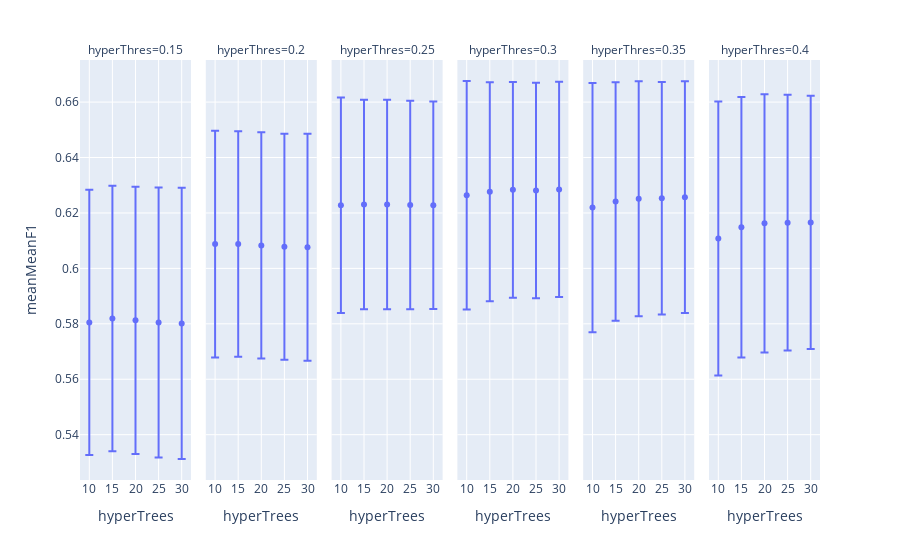

Notebook code cell kept with this figure:
### Code cell
px.scatter(hyperParams,x='hyperTrees',y='meanMeanF1',error_y='stdMeanF1',facet_col='hyperThres')

### Figure 1 — Plotly figure (JSON) as saved in the notebook; plotly's stock layout.template omitted (floating-point values rounded to 4 significant figures)
{"data": [{"error_y": {"array": [0.04789, 0.0479, 0.04818, 0.04869, 0.04892]}, "hovertemplate": "hyperThres=0.15<br>hyperTrees=%{x}<br>meanMeanF1=%{y}<extra></extra>", "legendgroup": "", "marker": {"color": "#636efa", "symbol": "circle"}, "mode": "markers", "name": "", "orientation": "v", "showlegend": false, "type": "scatter", "x": [10, 15, 20, 25, 30], "xaxis": "x", "y": [0.5805, 0.5819, 0.5812, 0.5805, 0.5801], "yaxis": "y"}, {"error_y": {"array": [0.04092, 0.04068, 0.0408, 0.04076, 0.04094]}, "hovertemplate": "hyperThres=0.2<br>hyperTrees=%{x}<br>meanMeanF1=%{y}<extra></extra>", "legendgroup": "", "marker": {"color": "#636efa", "symbol": "circle"}, "mode": "markers", "name": "", "orientation": "v", "showlegend": false, "type": "scatter", "x": [10, 15, 20, 25, 30], "xaxis": "x2", "y": [0.6088, 0.6088, 0.6083, 0.6078, 0.6076], "yaxis": "y2"}, {"error_y": {"array": [0.03887, 0.03779, 0.03782, 0.03763, 0.03746]}, "hovertemplate": "hyperThres=0.25<br>hyperTrees=%{x}<br>meanMeanF1=%{y}<extra></extra>", "legendgroup": "", "marker": {"color": "#636efa", "symbol": "circle"}, "mode": "markers", "name": "", "orientation": "v", "showlegend": false, "type": "scatter", "x": [10, 15, 20, 25, 30], "xaxis": "x3", "y": [0.6228, 0.623, 0.6231, 0.6229, 0.6228], "yaxis": "y3"}, {"error_y": {"array": [0.04123, 0.03951, 0.03889, 0.03891, 0.03882]}, "hovertemplate": "hyperThres=0.3<br>hyperTrees=%{x}<br>meanMeanF1=%{y}<extra></extra>", "legendgroup": "", "marker": {"color": "#636efa", "symbol": "circle"}, "mode": "markers", "name": "", "orientation": "v", "showlegend": false, "type": "scatter", "x": [10, 15, 20, 25, 30], "xaxis": "x4", "y": [0.6264, 0.6277, 0.6283, 0.6281, 0.6285], "yaxis": "y4"}, {"error_y": {"array": [0.04497, 0.04301, 0.04239, 0.04191, 0.04181]}, "hovertemplate": "hyperThres=0.35<br>hyperTrees=%{x}<br>meanMeanF1=%{y}<extra></extra>", "legendgroup": "", "marker": {"color": "#636efa", "symbol": "circle"}, "mode": "markers", "name": "", "orientation": "v", "showlegend": false, "type": "scatter", "x": [10, 15, 20, 25, 30], "xaxis": "x5", "y": [0.6219, 0.6241, 0.6251, 0.6253, 0.6257], "yaxis": "y5"}, {"error_y": {"array": [0.04943, 0.04698, 0.0466, 0.04614, 0.04568]}, "hovertemplate": "hyperThres=0.4<br>hyperTrees=%{x}<br>meanMeanF1=%{y}<extra></extra>", "legendgroup": "", "marker": {"color": "#636efa", "symbol": "circle"}, "mode": "markers", "name": "", "orientation": "v", "showlegend": false, "type": "scatter", "x": [10, 15, 20, 25, 30], "xaxis": "x6", "y": [0.6108, 0.6148, 0.6162, 0.6165, 0.6166], "yaxis": "y6"}], "layout": {"annotations": [{"font": {}, "showarrow": false, "text": "hyperThres=0.15", "x": 0.075, "xanchor": "center", "xref": "paper", "y": 1, "yanchor": "bottom", "yref": "paper"}, {"font": {}, "showarrow": false, "text": "hyperThres=0.2", "x": 0.245, "xanchor": "center", "xref": "paper", "y": 1, "yanchor": "bottom", "yref": "paper"}, {"font": {}, "showarrow": false, "text": "hyperThres=0.25", "x": 0.415, "xanchor": "center", "xref": "paper", "y": 1, "yanchor": "bottom", "yref": "paper"}, {"font": {}, "showarrow": false, "text": "hyperThres=0.3", "x": 0.585, "xanchor": "center", "xref": "paper", "y": 1, "yanchor": "bottom", "yref": "paper"}, {"font": {}, "showarrow": false, "text": "hyperThres=0.35", "x": 0.755, "xanchor": "center", "xref": "paper", "y": 1, "yanchor": "bottom", "yref": "paper"}, {"font": {}, "showarrow": false, "text": "hyperThres=0.4", "x": 0.925, "xanchor": "center", "xref": "paper", "y": 1, "yanchor": "bottom", "yref": "paper"}], "legend": {"tracegroupgap": 0}, "margin": {"t": 60}, "xaxis": {"anchor": "y", "domain": [0, 0.15], "title": {"text": "hyperTrees"}}, "xaxis2": {"anchor": "y2", "domain": [0.17, 0.32], "matches": "x", "title": {"text": "hyperTrees"}}, "xaxis3": {"anchor": "y3", "domain": [0.34, 0.49], "matches": "x", "title": {"text": "hyperTrees"}}, "xaxis4": {"anchor": "y4", "domain": [0.51, 0.66], "matches": "x", "title": {"text": "hyperTrees"}}, "xaxis5": {"anchor": "y5", "domain": [0.68, 0.83], "matches": "x", "title": {"text": "hyperTrees"}}, "xaxis6": {"anchor": "y6", "domain": [0.85, 1], "matches": "x", "title": {"text": "hyperTrees"}}, "yaxis": {"anchor": "x", "domain": [0, 1], "title": {"text": "meanMeanF1"}}, "yaxis2": {"anchor": "x2", "domain": [0, 1], "matches": "y", "showticklabels": false}, "yaxis3": {"anchor": "x3", "domain": [0, 1], "matches": "y", "showticklabels": false}, "yaxis4": {"anchor": "x4", "domain": [0, 1], "matches": "y", "showticklabels": false}, "yaxis5": {"anchor": "x5", "domain": [0, 1], "matches": "y", "showticklabels": false}, "yaxis6": {"anchor": "x6", "domain": [0, 1], "matches": "y", "showticklabels": false}}}
